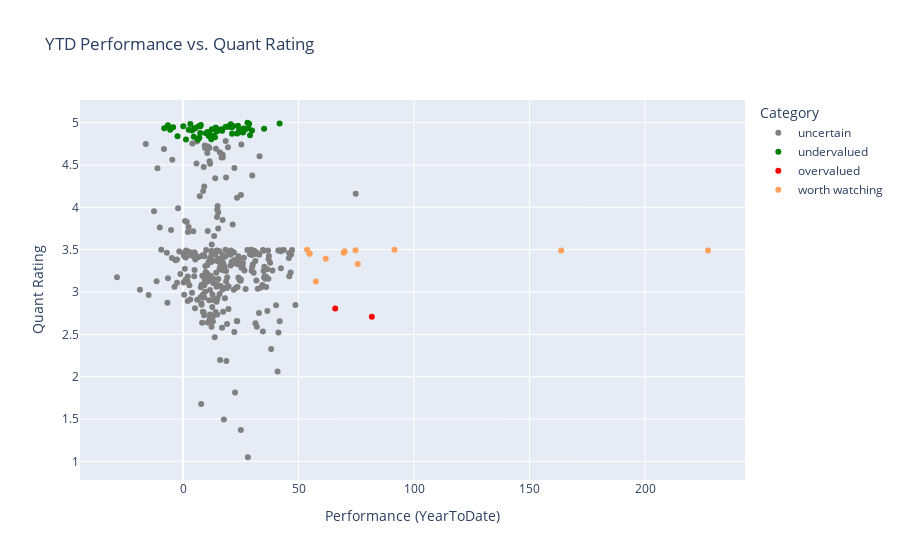

Notebook code for this chart:
### Markdown cell above
- Quant Rating vs. YTD Performance for symbols in interest_list_long

### Code cell
import plotly.express as px
quant_col = daily_quant_rating_df.columns[-2]
quant_rating = quantdf_illong.reset_index().rename(columns={col:'Quant Rating'})
perf = results_finvizsearch[['Ticker', 'Performance (YearToDate)']]
df = quant_rating.merge(perf, left_on='Symbol', right_on='Ticker', how='inner')
# df = df.loc[df.Ticker.isin(fu.sector_industry_member_search('Basic Materials', level='sector'))]
# Assign color based on logic:
# quant rating > 4.8 & Performance < 50 -> green
# quant rating < 3 & Performance > 50 -> red
# else -> gray
def assign_color(row):
    if (row['Quant Rating'] > 4.8) and (row['Performance (YearToDate)'] < 50):
        return 'green'
    elif (row['Quant Rating'] < 3) and (row['Performance (YearToDate)'] > 50):
        return 'red'
    elif (row['Quant Rating'] > 2.5) and (row['Quant Rating'] < 4) and (row['Performance (YearToDate)'] > 50):
        return 'yellow'
    else:
        return 'gray'

df['Color'] = df.apply(assign_color, axis=1)

px.scatter(
    df.assign(
        Color_Label=df['Color'].map({'gray': 'uncertain', 'green': 'undervalued', 'red': 'overvalued', 'yellow': 'worth watching'})
    ),
    x='Performance (YearToDate)',
    y='Quant Rating',
    hover_data=['Ticker'],
    color='Color_Label',
    color_discrete_map={'uncertain': 'gray', 'undervalued':'green', 'overvalued':'red', 'worth_watching': 'yellow'},
    category_orders={'Color_Label': ['uncertain', 'undervalued', 'overvalued', 'worth_watching']},
    labels={'Color_Label': 'Category'},
    title='YTD Performance vs. Quant Rating'
)

### Figure 1 — Plotly figure (JSON) as saved in the notebook; plotly's stock layout.template omitted (floating-point values rounded to 4 significant figures; data arrays with more than 128 entries replaced by an {"elided": "..."} marker saying what was removed)
{"data": [{"customdata": {"elided": "320x1 str values"}, "hovertemplate": "Category=uncertain<br>Performance (YearToDate)=%{x}<br>Quant Rating=%{y}<br>Ticker=%{customdata[0]}<extra></extra>", "legendgroup": "uncertain", "marker": {"color": "gray", "symbol": "circle"}, "mode": "markers", "name": "uncertain", "orientation": "v", "showlegend": true, "type": "scatter", "x": {"elided": "320 float values"}, "xaxis": "x", "y": {"elided": "320 float values"}, "yaxis": "y"}, {"customdata": [["MU"], ["TTMI"], ["NGD"], ["CIEN"], ["LASR"], ["TSM"], ["NUTX"], ["GOLD"], ["VSAT"], ["W"], ["AMZN"], ["NEM"], ["CRDO"], ["IAG"], ["GRAL"], ["GM"], ["GFI"], ["UPB"], ["LQDA"], ["CDE"], ["COHR"], ["INDV"], ["WLDN"], ["CLS"], ["BVN"], ["CSTM"], ["GH"], ["HUT"], ["DRH"], ["AMKR"], ["COF"], ["AU"], ["KGC"], ["INCY"], ["AA"], ["NBR"], ["RERE"], ["HBM"], ["CGAU"], ["ATI"], ["TSEM"], ["AEM"], ["CIB"], ["KRYS"], ["FLNC"], ["PAAS"], ["KALU"], ["ENVA"], ["VIAV"], ["LCII"], ["NMR"], ["ILMN"], ["GCT"], ["GMED"]], "hovertemplate": "Category=undervalued<br>Performance (YearToDate)=%{x}<br>Quant Rating=%{y}<br>Ticker=%{customdata[0]}<extra></extra>", "legendgroup": "undervalued", "marker": {"color": "green", "symbol": "circle"}, "mode": "markers", "name": "undervalued", "orientation": "v", "showlegend": true, "type": "scatter", "x": [27.89, 41.78, 28.59, 3.14, 20.63, 7.66, -6.6, 23.76, 21.65, 7.45, 0.08, 19.12, 6.48, 20.25, 18.37, -4.32, 21.14, 14.18, 14.12, 28.27, 4.82, -8.17, 26.21, 5.13, 35.07, 16.6, 12.46, 26.88, 2.46, 24.24, -5.63, 25.28, 29.83, 3.9, 16.9, 14.6, 10.57, 24.38, 25.96, 7.42, 9.86, 23.34, 21.19, 11.47, 28.97, 13.14, 11.08, -2.42, 4.6, 13.79, 7.03, 12.21, 1.27, 6.46], "xaxis": "x", "y": [4.998, 4.989, 4.988, 4.983, 4.981, 4.971, 4.967, 4.963, 4.96, 4.958, 4.957, 4.955, 4.954, 4.952, 4.949, 4.944, 4.943, 4.94, 4.938, 4.937, 4.935, 4.933, 4.932, 4.93, 4.927, 4.923, 4.921, 4.92, 4.917, 4.916, 4.915, 4.909, 4.907, 4.906, 4.904, 4.895, 4.89, 4.887, 4.884, 4.876, 4.875, 4.872, 4.87, 4.862, 4.851, 4.845, 4.842, 4.839, 4.833, 4.827, 4.822, 4.805, 4.802, 4.8], "yaxis": "y"}, {"customdata": [["ICHR"], ["RCAT"]], "hovertemplate": "Category=overvalued<br>Performance (YearToDate)=%{x}<br>Quant Rating=%{y}<br>Ticker=%{customdata[0]}<extra></extra>", "legendgroup": "overvalued", "marker": {"color": "red", "symbol": "circle"}, "mode": "markers", "name": "overvalued", "orientation": "v", "showlegend": true, "type": "scatter", "x": [65.87, 81.72], "xaxis": "x", "y": [2.805, 2.708], "yaxis": "y"}, {"customdata": [["SKYT"], ["VTYX"], ["BE"], ["IBRX"], ["ERAS"], ["RAPT"], ["KTOS"], ["ASTS"], ["UEC"], ["UUUU"], ["ELVN"], ["SPIR"]], "hovertemplate": "Category=worth watching<br>Performance (YearToDate)=%{x}<br>Quant Rating=%{y}<br>Ticker=%{customdata[0]}<extra></extra>", "legendgroup": "worth watching", "marker": {"color": "#FFA15A", "symbol": "circle"}, "mode": "markers", "name": "worth watching", "orientation": "v", "showlegend": true, "type": "scatter", "x": [91.52, 53.71, 74.65, 227.3, 163.7, 69.97, 69.52, 54.81, 54.71, 61.76, 75.65, 57.47], "xaxis": "x", "y": [3.499, 3.499, 3.493, 3.491, 3.49, 3.482, 3.464, 3.454, 3.452, 3.392, 3.331, 3.125], "yaxis": "y"}], "layout": {"legend": {"title": {"text": "Category"}, "tracegroupgap": 0}, "title": {"text": "YTD Performance vs. Quant Rating"}, "xaxis": {"anchor": "y", "domain": [0, 1], "title": {"text": "Performance (YearToDate)"}}, "yaxis": {"anchor": "x", "domain": [0, 1], "title": {"text": "Quant Rating"}}}}
